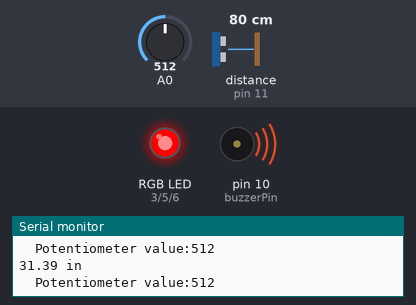
The sketch below on a simulated Arduino Uno, built with avr-gcc and run on an emulated ATmega328P. On the bench: an RGB LED mixed from three pins (HIGH = lit), buzzer (waves = sounding), the last lines printed to the serial monitor. Wiring (inferred from the names in the program): ultrasonic range finder: trigger pin 12; echo pin 11. The inputs (shaded band) are chosen by the test bench; at power-on: distance to the obstacle (sensor on pin 11) 80 cm, A0 = 512. The echo pulse lasts 58.3 µs per cm; not simulated (calls return 0 or success): arduino_secrets.h; pins used as bus, display or sensor lines are not drawn.

Above: at 1.2 s.
1.3 s: distance to the obstacle (sensor on pin 11) set to 56 cm
2.8 s: distance to the obstacle (sensor on pin 11) set to 48 cm
At 4.0 s:
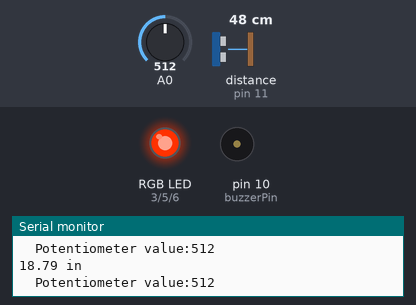
Timing chart, 0 to 5.8 s (numbered marks = the images above; inputs shaded):
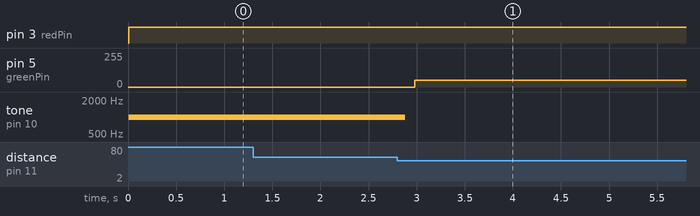

Measured:
- the behaviour switches between 52 and 51 cm on distance to the obstacle (sensor on pin 11) (found by bisection; images 0 and 1)
- after the input at 2.8 s, pin 5 (greenPin): 0/255 → 50/255 after 0.18 s; tone on pin 10 (buzzerPin): 1000 Hz → silent after 0.08 s

The sketch:

SHARKTANK_DOOR_ALARM_V1_ON_AND_OFF.ino
```cpp
#include "arduino_secrets.h"

/*
  Control the color of an RGB LED using an ultrasonic distance sensor. When an object is close to the sensor, buzz the buzzer. Control the amount of time between buzzes with the potentiometer.
*/

int potPosition;       //this variable will hold a value based on the position of the potentiometer
const int trigPin = 12;           //connects to the trigger pin on the distance sensor
const int echoPin = 11;           //connects to the echo pin on the distance sensor

const int redPin = 3;             //pin to control the red LED inside the RGB LED
const int greenPin = 5;           //pin to control the green LED inside the RGB LED
const int bluePin = 6;            //pin to control the blue LED inside the RGB LED

const int buzzerPin = 10;         //pin that will drive the buzzer

float distance = 0;               //stores the distance measured by the distance sensor


void setup()
{
  Serial.begin (9600);        //set up a serial connection with the computer

  pinMode(trigPin, OUTPUT);   //the trigger pin will output pulses of electricity
  pinMode(echoPin, INPUT);    //the echo pin will measure the duration of pulses coming back from the distance sensor

  //set the RGB LED pins to output
  pinMode(redPin, OUTPUT);
  pinMode(greenPin, OUTPUT);
  pinMode(bluePin, OUTPUT);

  pinMode(buzzerPin, OUTPUT);   //set the buzzer pin to output
}

void loop() {
  distance = getDistance();   //variable to store the distance measured by the sensor
 potPosition = analogRead(A0);    //set potPosition to a number between 0 and 1023 based on how far the knob is turned
  Serial.print(distance);     //print the distance that was measured
  Serial.println(" in");      //print units after the distance
  Serial.print("  Potentiometer value:");
  Serial.println(potPosition);          //print the potentiometer value to the serial monitor

  if (distance <= 10) {                       //if the object is close

    //make the RGB LED Green

    analogWrite(redPin, 0);
    analogWrite(greenPin, 255);
    analogWrite(bluePin, 0);

    noTone(buzzerPin);            //turn the buzzer off
    delay(100);                   //wait 100 milliseconds

  } else if (10 < distance && distance < 20) { //if the object is a medium distance

   noTone(buzzerPin);
   delay(100);

    //make the RGB LED yellow
    analogWrite(redPin, 255);
    analogWrite(greenPin, 50);
    analogWrite(bluePin, 0);

    if (potPosition > 0 && potPosition <= 100)
      delay(1000);
    if (potPosition > 100 && potPosition <= 200)
      delay(2000);
    if (potPosition > 200 && potPosition <= 300)
      delay(3000);
    if (potPosition > 300 && potPosition <= 400)
      delay(4000);
    if (potPosition > 400 && potPosition <= 500)
      delay(5000);
    if (potPosition > 500 && potPosition <= 600)
      delay(6000);
    if (potPosition > 600 && potPosition <= 700)
      delay(7000);
    if (potPosition > 700 && potPosition <= 800)
      delay(8000);
    if (potPosition > 800 && potPosition <= 900)
      delay(9000);
    if (potPosition > 900 && potPosition <= 1023)
      delay(10000);

  } else {                                    //if the object is far away

    //make the RGB LED Red

    analogWrite(redPin, 255);
    analogWrite(greenPin, 0);
    analogWrite(bluePin, 0);

    //this code beeps the buzzer

    tone(buzzerPin, 1000);         //buzz the buzzer pin
    delay(100);                   //wait 100 milliseconds
  }

  delay(100);      //delay 50ms between each reading
}


//------------------FUNCTIONS-------------------------------

//RETURNS THE DISTANCE MEASURED BY THE HC-SR04 DISTANCE SENSOR
float getDistance()
{
  float echoTime;                   //variable to store the time it takes for a ping to bounce off an object
  float calculatedDistance;         //variable to store the distance calculated from the echo time

  //send out an ultrasonic pulse that's 10ms long
  digitalWrite(trigPin, HIGH);
  delayMicroseconds(10);
  digitalWrite(trigPin, LOW);

  echoTime = pulseIn(echoPin, HIGH);      //use the pulsein command to see how long it takes for the
                                          //pulse to bounce back to the sensor

  calculatedDistance = echoTime / 148.0;  //calculate the distance of the object that reflected the pulse (half the bounce time multiplied by the speed of sound)

  return calculatedDistance;              //send back the distance that was calculated
}
```
